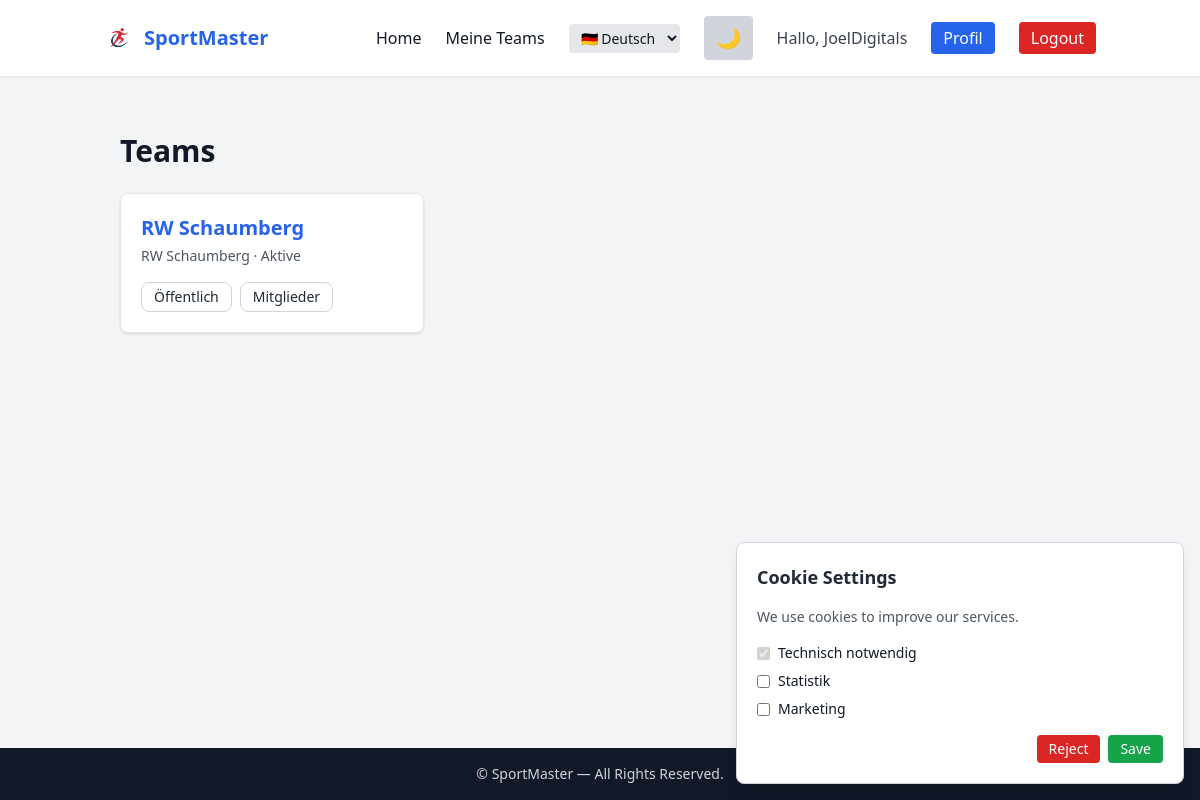
Screenshot of /team/ (signed in) with the database file from the repository.
### accounts/models.py (models this page shows, shortened)
class CustomUser(AbstractUser):
    ROLE_CHOICES = [
        ("player", "Player"),
        ("referee", "Referee"),
        ("timekeeper", "Timekeeper / Secretary"),
        ("coach", "Coach"),
        ("club_admin", "Club Admin"),
        ("federation_admin", "Federation Admin"),
        ("global_admin", "Global Admin"),
    ]
    role = models.CharField(max_length=30, choices=ROLE_CHOICES, default="player")
    short_id = models.CharField(max_length=12, unique=True, null=True, blank=True)
    club = models.ForeignKey("club.Club", null=True, blank=True, on_delete=models.SET_NULL)
    federation = models.ForeignKey("federation.Federation", null=True, blank=True, on_delete=models.SET_NULL)

### team/models.py (models this page shows, shortened)
class Team(models.Model):
    name = models.CharField(max_length=255)
    club = models.ForeignKey("club.Club", on_delete=models.CASCADE)
    age_group = models.ForeignKey(AgeGroup, on_delete=models.SET_NULL, null=True)
    sport = models.ForeignKey(Sport, on_delete=models.SET_NULL, null=True)
    players = models.ManyToManyField("accounts.CustomUser", related_name="teams", blank=True)
    trainers = models.ManyToManyField("accounts.CustomUser", related_name="coached_teams", blank=True)
    cashier = models.ForeignKey(settings.AUTH_USER_MODEL, null=True, blank=True, on_delete=models.SET_NULL, related_name='cashier_for_teams')
    short_code = models.CharField(max_length=20, blank=True)
    created_at = models.DateTimeField(auto_now_add=True)
    updated_at = models.DateTimeField(auto_now=True)
    additional_info = models.TextField(null=True, blank=True)
    slug = models.SlugField(unique=True)

class AgeGroup(models.Model):
    name = models.CharField(max_length=50, unique=True)
    order = models.PositiveIntegerField(default=0, help_text="Sorting index")
    def __str__(self):
        return self.name
    class Meta:
        ordering = ["order"]

### club/models.py (models this page shows, shortened)
class Club(models.Model):
    name = models.CharField(max_length=255)
    federation = models.ForeignKey("federation.Federation", null=True, blank=True, on_delete=models.SET_NULL)
    address = models.TextField(blank=True)
    contact_email = models.EmailField(null=True,blank=True)
    phone = models.CharField(max_length=50, blank=True)
    slug = models.SlugField(unique=True)
    created_at = models.DateTimeField(auto_now_add=True)
    updated_at = models.DateTimeField(auto_now=True)
    additional_info = models.TextField(null=True, blank=True)
    website = models.URLField(null=True, blank=True)
    sport = models.ForeignKey(Sport, on_delete=models.SET_NULL, null=True)

### team/views.py (the view)
# urls.py: path("", views.team_list, name="team_list"),
@login_required
def team_list(request):
    teams = Team.objects.select_related("club", "age_group").all()
    return render(request, "teams/team_list.html", {"teams": teams})

### team/templates/teams/team_list.html (shortened to what this page needs)
{% extends "base.html" %}
{% block content %}
<div class="max-w-6xl mx-auto mt-6 px-4">
    <div class="flex items-center justify-between mb-6">
        <h1 class="text-3xl font-bold text-gray-900 dark:text-gray-100">Teams</h1>
    </div>
    <div class="grid md:grid-cols-2 lg:grid-cols-3 gap-6">
        {% for team in teams %}
            <div class="bg-white dark:bg-gray-800 border border-gray-200 dark:border-gray-700
                        rounded-lg shadow hover:shadow-lg transition p-5 flex flex-col justify-between">
                <h2 class="text-xl font-semibold text-gray-900 dark:text-gray-100 mb-1">
                    <a href="{% url 'team_public' team.slug %}"
                       class="hover:underline text-blue-600 dark:text-blue-400">
                        {{ team.name }}
                    </a>
                </h2>
                <p class="text-gray-600 dark:text-gray-300 text-sm">
                    {{ team.club.name }} · {{ team.age_group }}
                </p>
                <div class="mt-4 flex flex-wrap gap-2">
                    <a href="{% url 'team_public' team.slug %}"
                       class="px-3 py-1 text-sm rounded-lg border border-gray-300 dark:border-gray-600
                              text-gray-800 dark:text-gray-200 hover:bg-gray-100 dark:hover:bg-gray-700 transition">
                        Öffentlich
                    </a>
                    <a href="{% url 'team_detail_members' team.slug %}"
                       class="px-3 py-1 text-sm rounded-lg border border-gray-300 dark:border-gray-600
                              text-gray-800 dark:text-gray-200 hover:bg-gray-100 dark:hover:bg-gray-700 transition">
                        Mitglieder
                    </a>
                </div>
            </div>
        {% empty %}
            <p class="text-gray-600 dark:text-gray-400">Keine Teams vorhanden.</p>
        {% endfor %}
    </div>
</div>
{% endblock %}

### accounts/templates/base.html (shortened to what this page needs)
{% load static %}
<!DOCTYPE html>
<html lang="{{ LANGUAGE_CODE|default:'de' }}" class="scroll-smooth">
<head>
    <script src="https://cdn.tailwindcss.com"></script>
</head>
<body class="bg-gray-100 dark:bg-gray-900 text-gray-900 dark:text-gray-200 min-h-screen flex flex-col transition-colors">
<nav class="bg-white dark:bg-gray-800 border-b border-gray-200 dark:border-gray-700 shadow-sm">
  <div class="container mx-auto px-4 py-4 flex items-center justify-between">
    <a href="{% url 'home' %}" class="flex items-center gap-2 text-xl font-bold text-blue-600 dark:text-blue-400">
        <img src="{% static 'images/logo.png' %}" class="h-8 w-auto">
        SportMaster
    </a>
    <div class="hidden md:flex items-center gap-6">
        <a href="{% url 'home' %}" class="hover:text-blue-500 dark:hover:text-blue-300 transition">Home</a>
        {% if user.is_authenticated %}
            <a href="{% url 'team_list' %}" class="hover:text-blue-500 dark:hover:text-blue-300 transition">Meine Teams</a>
        {% endif %}
        <select id="langSelector"
            class="bg-gray-200 dark:bg-gray-700 text-sm px-2 py-1 rounded focus:outline-none">
            <option value="de" {% if LANGUAGE_CODE == 'de' %}selected{% endif %}>🇩🇪 Deutsch</option>
        </select>
        <button id="themeToggle"
            class="px-3 py-2 rounded bg-gray-300 dark:bg-gray-700 hover:bg-gray-400 dark:hover:bg-gray-600 text-xl transition">
        </button>
        {% if user.is_authenticated %}
            <span class="text-gray-700 dark:text-gray-300">Hallo, {{ user.username }}</span>
            <a href="{% url 'profile' %}" class="px-3 py-1 rounded bg-blue-600 text-white hover:bg-blue-700 transition">Profil</a>
            <a href="{% url 'logout' %}" class="px-3 py-1 rounded bg-red-600 text-white hover:bg-red-700 transition">Logout</a>
        {% else %}
            <a href="{% url 'login' %}" class="px-3 py-1 rounded bg-blue-600 text-white hover:bg-blue-700 transition">Login</a>
            <a href="{% url 'register' %}" class="px-3 py-1 rounded bg-green-600 text-white hover:bg-green-700 transition">Registrieren</a>
        {% endif %}
    </div>
  </div>
</nav>
<div id="cookieBanner"
    class="fixed bottom-4 right-4 w-full max-w-md bg-white dark:bg-gray-800 shadow-lg border border-gray-300 dark:border-gray-700 p-5 rounded-lg space-y-4 hidden">
    <h3 class="text-lg font-semibold text-gray-800 dark:text-gray-200">
        {% if LANGUAGE_CODE == "de" %} Cookie-Einstellungen {% else %} Cookie Settings {% endif %}
    </h3>
    <p class="text-sm text-gray-600 dark:text-gray-300">
        {% if LANGUAGE_CODE == 'de' %}
            Wir verwenden Cookies, um unsere Dienste zu verbessern.
        {% else %}
            We use cookies to improve our services.
        {% endif %}
    </p>
    <div class="space-y-2 text-sm">
        <label class="flex items-center gap-2">
            <input type="checkbox" checked disabled>
            <span>Technisch notwendig</span>
        </label>
        <label class="flex items-center gap-2">
            <input type="checkbox" id="cookieStats">
            <span>Statistik</span>
        </label>
        <label class="flex items-center gap-2">
            <input type="checkbox" id="cookieMarketing">
            <span>Marketing</span>
        </label>
    </div>
    <div class="flex justify-end gap-2">
        <button id="rejectCookies"
                class="px-3 py-1 rounded bg-red-600 text-white hover:bg-red-700 text-sm">
            {% if LANGUAGE_CODE == 'de' %} Ablehnen {% else %} Reject {% endif %}
        </button>
        <button id="acceptCookies"
                class="px-3 py-1 rounded bg-green-600 text-white hover:bg-green-700 text-sm">
            {% if LANGUAGE_CODE == 'de' %} Speichern {% else %} Save {% endif %}
        </button>
    </div>
</div>
<main class="flex-grow container mx-auto px-4 py-8">
    {% block content %}{% endblock %}
</main>
<footer class="bg-gray-900 dark:bg-black text-gray-300 text-center py-4 text-sm mt-10">
  &copy; {{ now|date:"Y" }} SportMaster — All Rights Reserved.
</footer>
</body>
</html>

### rows the page displays
CustomUser: username "JoelDigitals"
Team: name "RW Schaumberg", club.name "RW Schaumberg", age_group "Aktive"
